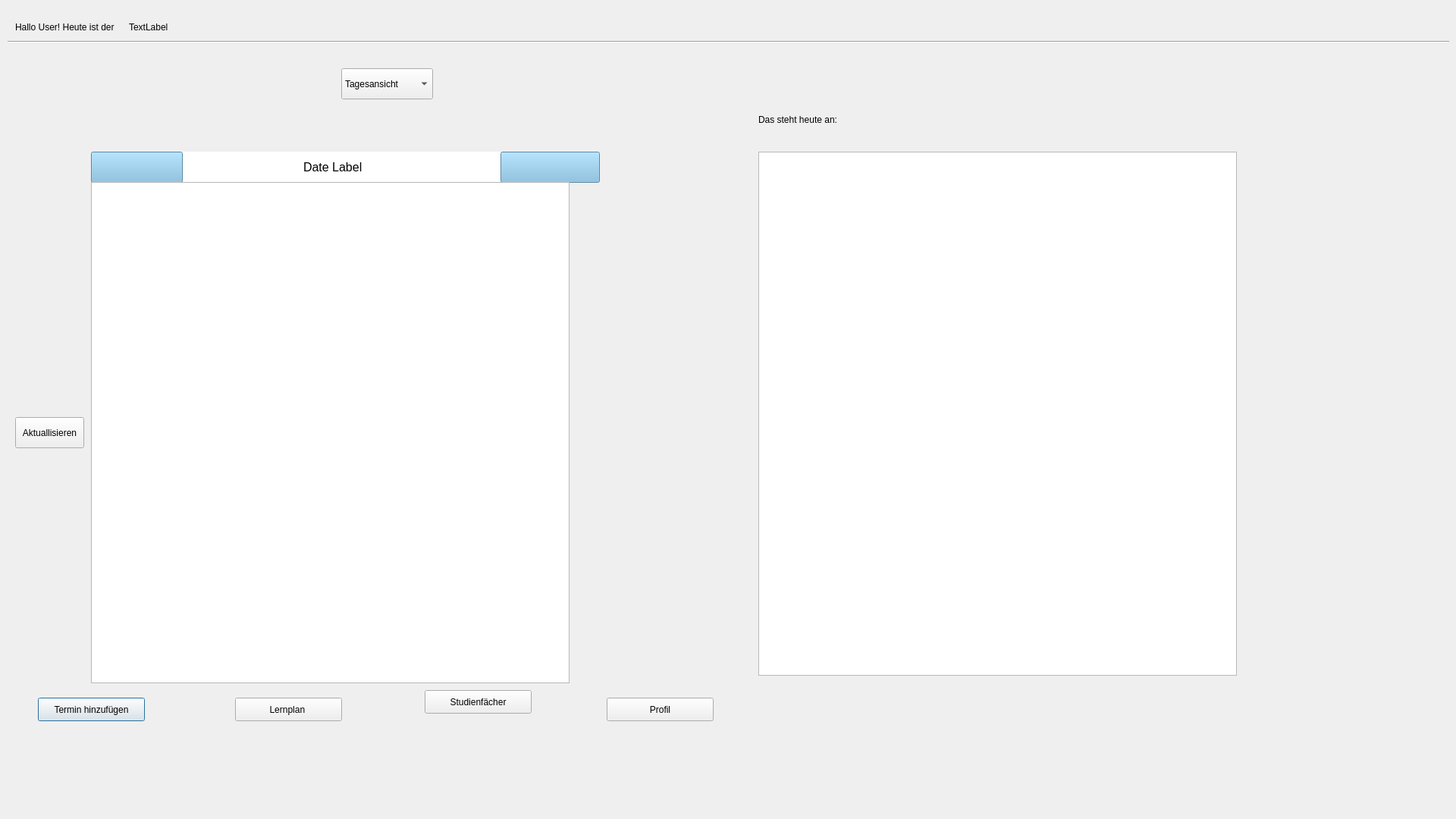
<?xml version="1.0" encoding="UTF-8"?>
<ui version="4.0">
 <class>Tagesansicht</class>
 <widget class="QDialog" name="Tagesansicht">
  <property name="geometry">
   <rect>
    <x>0</x>
    <y>0</y>
    <width>1920</width>
    <height>1080</height>
   </rect>
  </property>
  <property name="windowTitle">
   <string>Tagesansicht</string>
  </property>
  <property name="styleSheet">
   <string notr="true"/>
  </property>
  <widget class="QPushButton" name="neuer_Termin">
   <property name="geometry">
    <rect>
     <x>50</x>
     <y>920</y>
     <width>141</width>
     <height>31</height>
    </rect>
   </property>
   <property name="text">
    <string>Termin hinzufügen</string>
   </property>
  </widget>
  <widget class="QToolButton" name="tag_vor">
   <property name="geometry">
    <rect>
     <x>660</x>
     <y>200</y>
     <width>131</width>
     <height>41</height>
    </rect>
   </property>
   <property name="styleSheet">
    <string notr="true">
background-color: rgb(123, 186, 225);</string>
   </property>
   <property name="text">
    <string/>
   </property>
  </widget>
  <widget class="QToolButton" name="tag_zurueck">
   <property name="geometry">
    <rect>
     <x>120</x>
     <y>200</y>
     <width>121</width>
     <height>41</height>
    </rect>
   </property>
   <property name="styleSheet">
    <string notr="true">
background-color: rgb(123, 186, 225);</string>
   </property>
   <property name="text">
    <string/>
   </property>
  </widget>
  <widget class="QLabel" name="Date">
   <property name="geometry">
    <rect>
     <x>400</x>
     <y>210</y>
     <width>151</width>
     <height>21</height>
    </rect>
   </property>
   <property name="text">
    <string>&lt;html&gt;&lt;head/&gt;&lt;body&gt;&lt;p&gt;&lt;span style=&quot; font-size:12pt;&quot;&gt;Date Label&lt;/span&gt;&lt;/p&gt;&lt;/body&gt;&lt;/html&gt;</string>
   </property>
  </widget>
  <widget class="QCalendarWidget" name="calendar">
   <property name="geometry">
    <rect>
     <x>220</x>
     <y>310</y>
     <width>311</width>
     <height>191</height>
    </rect>
   </property>
  </widget>
  <widget class="QTableView" name="tableView">
   <property name="geometry">
    <rect>
     <x>120</x>
     <y>240</y>
     <width>631</width>
     <height>661</height>
    </rect>
   </property>
  </widget>
  <widget class="QTableView" name="tableView_2">
   <property name="geometry">
    <rect>
     <x>1000</x>
     <y>200</y>
     <width>631</width>
     <height>691</height>
    </rect>
   </property>
   <property name="styleSheet">
    <string notr="true"/>
   </property>
  </widget>
  <widget class="QLabel" name="label_2">
   <property name="geometry">
    <rect>
     <x>1000</x>
     <y>150</y>
     <width>141</width>
     <height>16</height>
    </rect>
   </property>
   <property name="text">
    <string>Das steht heute an:</string>
   </property>
  </widget>
  <widget class="QPushButton" name="Lernplan">
   <property name="geometry">
    <rect>
     <x>310</x>
     <y>920</y>
     <width>141</width>
     <height>31</height>
    </rect>
   </property>
   <property name="text">
    <string>Lernplan </string>
   </property>
  </widget>
  <widget class="QPushButton" name="faecher">
   <property name="geometry">
    <rect>
     <x>560</x>
     <y>910</y>
     <width>141</width>
     <height>31</height>
    </rect>
   </property>
   <property name="text">
    <string>Studienfächer</string>
   </property>
  </widget>
  <widget class="QPushButton" name="profil">
   <property name="geometry">
    <rect>
     <x>800</x>
     <y>920</y>
     <width>141</width>
     <height>31</height>
    </rect>
   </property>
   <property name="text">
    <string>Profil</string>
   </property>
  </widget>
  <widget class="QComboBox" name="ansicht">
   <property name="geometry">
    <rect>
     <x>450</x>
     <y>90</y>
     <width>121</width>
     <height>41</height>
    </rect>
   </property>
   <item>
    <property name="text">
     <string>Tagesansicht</string>
    </property>
   </item>
   <item>
    <property name="text">
     <string>Wochenansicht</string>
    </property>
   </item>
   <item>
    <property name="text">
     <string>Monatsansicht</string>
    </property>
   </item>
  </widget>
  <widget class="QPushButton" name="pushButton">
   <property name="geometry">
    <rect>
     <x>20</x>
     <y>550</y>
     <width>91</width>
     <height>41</height>
    </rect>
   </property>
   <property name="text">
    <string>Aktuallisieren</string>
   </property>
  </widget>
  <widget class="QLabel" name="label">
   <property name="geometry">
    <rect>
     <x>170</x>
     <y>20</y>
     <width>211</width>
     <height>31</height>
    </rect>
   </property>
   <property name="text">
    <string>TextLabel</string>
   </property>
  </widget>
  <widget class="QLabel" name="label_3">
   <property name="geometry">
    <rect>
     <x>230</x>
     <y>200</y>
     <width>431</width>
     <height>41</height>
    </rect>
   </property>
   <property name="styleSheet">
    <string notr="true">background-color: rgb(255, 255, 255);</string>
   </property>
   <property name="text">
    <string/>
   </property>
  </widget>
  <widget class="QLabel" name="label_4">
   <property name="geometry">
    <rect>
     <x>20</x>
     <y>20</y>
     <width>161</width>
     <height>31</height>
    </rect>
   </property>
   <property name="text">
    <string>Hallo User! Heute ist der </string>
   </property>
  </widget>
  <widget class="Line" name="line">
   <property name="geometry">
    <rect>
     <x>10</x>
     <y>40</y>
     <width>1901</width>
     <height>31</height>
    </rect>
   </property>
   <property name="styleSheet">
    <string notr="true">color: rgb(6, 6, 6);</string>
   </property>
   <property name="orientation">
    <enum>Qt::Horizontal</enum>
   </property>
  </widget>
  <zorder>label_3</zorder>
  <zorder>neuer_Termin</zorder>
  <zorder>tag_vor</zorder>
  <zorder>tag_zurueck</zorder>
  <zorder>Date</zorder>
  <zorder>calendar</zorder>
  <zorder>tableView</zorder>
  <zorder>tableView_2</zorder>
  <zorder>label_2</zorder>
  <zorder>Lernplan</zorder>
  <zorder>faecher</zorder>
  <zorder>profil</zorder>
  <zorder>ansicht</zorder>
  <zorder>pushButton</zorder>
  <zorder>label</zorder>
  <zorder>label_4</zorder>
  <zorder>line</zorder>
 </widget>
 <resources/>
 <connections/>
</ui>
